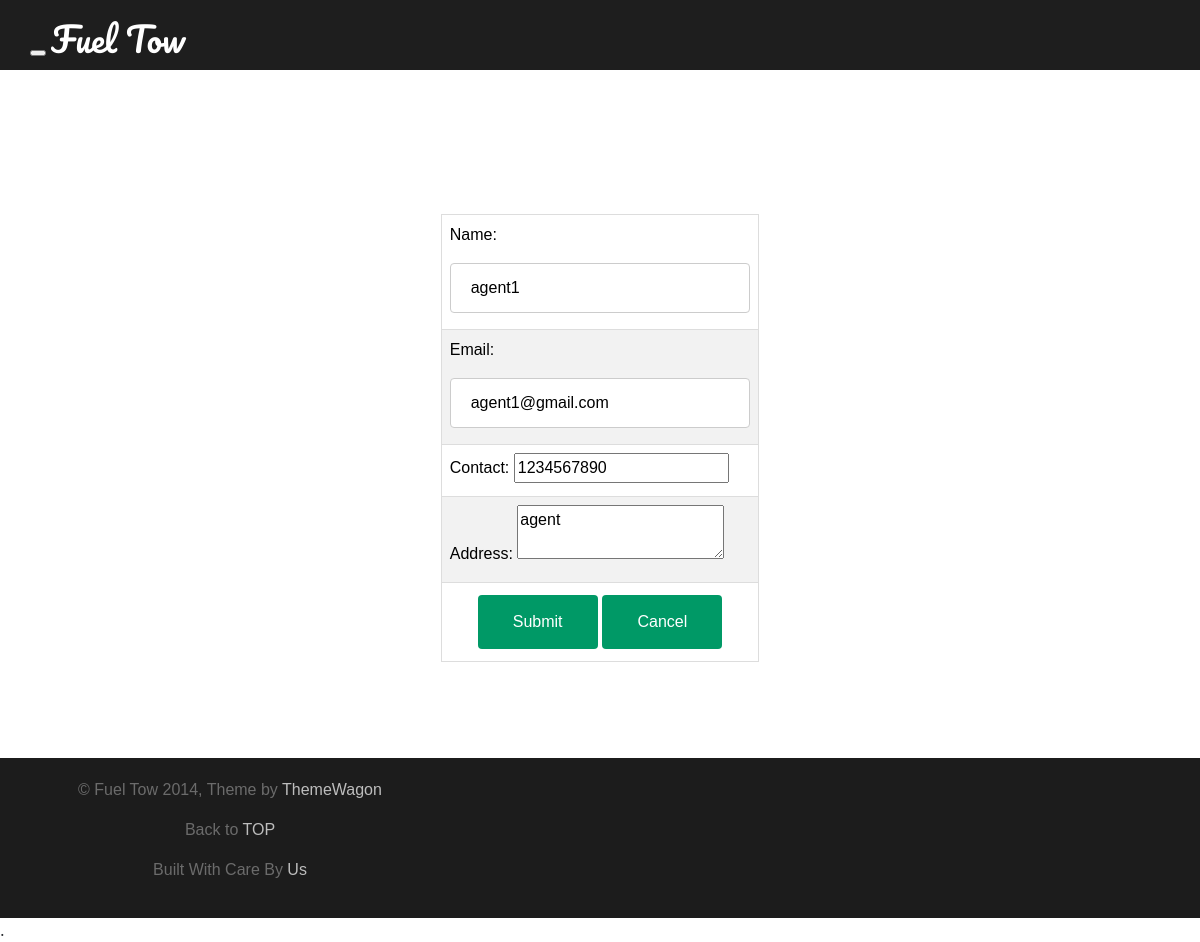
Screenshot of /TowingAgent/Editprofile/ (signed in) with the database file from the repository.
### Guest/models.py (models this page shows)
class tbl_towingagent(models.Model):
    agent_name=models.CharField(max_length=20)
    agent_email=models.CharField(max_length=30)
    agent_contact=models.CharField(max_length=15)
    agent_address=models.CharField(max_length=50)
    agent_password=models.CharField(max_length=20)
    agent_photo=models.FileField(upload_to='AgentDoc/')
    agent_proof=models.FileField(upload_to='AgentDoc/')
    place=models.ForeignKey(tbl_place,on_delete=models.CASCADE)
    agent_vstatus=models.CharField(max_length=5,default=0)

### TowingAgent/views.py (the view)
# urls.py: path('Editprofile/',views.Editprofile,name="Editprofile"),
def Editprofile(request):
    TowingAgent=tbl_towingagent.objects.get(id=request.session["agentid"])
    if request.method=="POST":
        TowingAgent.agent_name=request.POST.get("name")
        TowingAgent.agent_email=request.POST.get("email")
        TowingAgent.agent_contact=request.POST.get("contant")
        TowingAgent.agent_address=request.POST.get("address")
        TowingAgent.save()
        return redirect("webagent:MyProfile")
    else:
        return render(request,"TowingAgent/Editprofile.html",{"agent":TowingAgent})

### TowingAgent/Templates/TowingAgent/Editprofile.html (shortened to what this page needs)
{% extends 'TowingAgent/Head.html' %}
{% load static %}
{% block content %}
<br><br><br><br><br><br>
<!DOCTYPE html>
<html lang="en">
<head>
</head>
<body>
    <div id="tab" align="center">
    <form method="post">
        <table border="1">
            <tr>
                <td>
                    <label for="name">Name:</label>
                    <input type="text" id="name" name="name" required value="{{agent.agent_name}}">
                </td>
            </tr>
            <tr>
                <td>
                    <label for="email">Email:</label>
                    <input type="email" id="email" name="email" required value="{{agent.agent_email}}">
                </td>
            </tr>
            <tr>
                <td>
                    <label for="contant">Contact:</label>
                    <input type="tel" id="contant" name="contant" required value="{{agent.agent_contact}}">
                </td>
            </tr>
            <tr>
                <td>
                    <label for="address">Address:</label>
                    <textarea  id="address" name="address" required>{{agent.agent_address}}</textarea>
                </td>
            </tr>
            <tr>
                <td colspan="2" align="center">
                    <input type="submit" name="submit" value="Submit">
                    <input type="reset" value="Cancel" name="cancel">
                </td>
            </tr>
        </table>
    </form>
</div>
</body>
</html>
<br><br><br><br>
{% endblock content %}

### Guest/static/logint/css/main.css (style rules this page uses)
*, *:before, *:after { -moz-box-sizing: border-box; box-sizing: border-box; -webkit-font-smoothing: antialiased; }
body, html { margin: 0; padding: 0; height: 100%; }

### Guest/static/form.css (style rules this page uses)
#tab { font-family: "Trebuchet MS", Arial, Helvetica, sans-serif; border-collapse: collapse; width: 100%; }
#tab td, #tab th { border: 1px solid #ddd; padding: 8px; color: #000; }
#tab tr:nth-child(even) { background-color: #f2f2f2; }
input[type=text],[type=password],[type=email],[type=date], select { width: 100%; padding: 12px 20px; margin: 8px 0; display: inline-block; border: 1px solid #ccc; border-radius: 4px; box-sizing: border-box; }
input[type=submit] { width: 40%; background-color: #096; color: white; padding: 15px; margin: 4px 0; border: none; border-radius: 4px; cursor: pointer; }
input[type=reset] { width: 40%; background-color: #096; color: white; padding: 15px; margin: 4px 0; border: none; border-radius: 4px; cursor: pointer; }

### rows the page displays
tbl_towingagent: name "agent1", email "agent1@gmail.com", contant "1234567890", address "agent"
